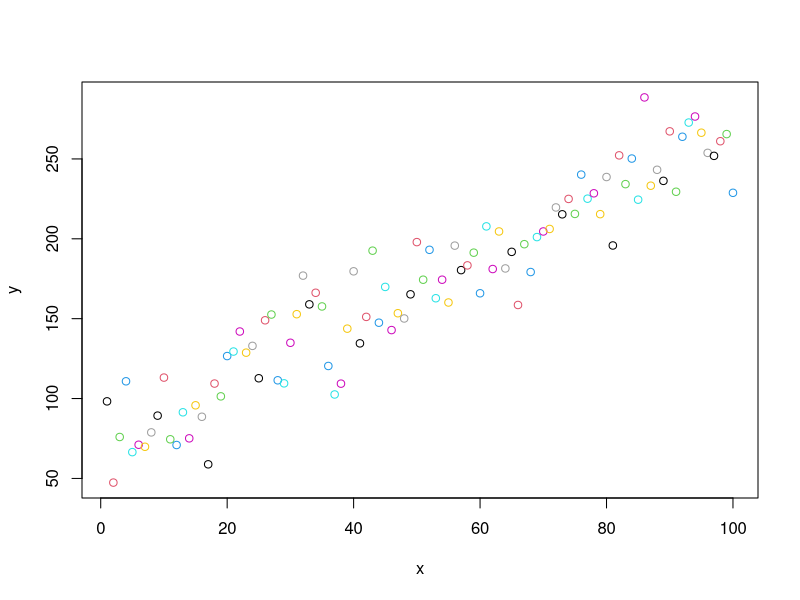

Generate this figure with R: (Note: this script raises an error after producing the figure.)
# Script to generate some random data
# by Jakob Assmann j.assmann@bios.au.dk 19 Feb 2020

### Generate a random dataset to fit a linear model ----

# I make a change and Weixiao sees this

# Set seed to obtain reproducible pseudo-random numbers.
set.seed(5) 

# Generate base data based on a linear equation
x <- 1:100
a <- runif(1,0,10)
b <- runif(1,0,100)
y <- a*x + b 

# Add some noise
sigma <- 10 * a
y <- y + rnorm(length(y), 0, sigma)

# Generate dataframe
my_data <- data.frame(x = x, y = y)

# Plot 
plot(x,y, col = x)

# Save data
write.csv(my_data,file = "data/my_data.csv", row.names = F)

print('well done')

### End of file